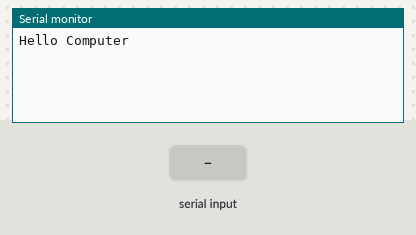
Simulated run of this sketch. Board: Arduino Mega 2560, built with avr-gcc and run on an emulated ATmega2560. On the bench: the last lines printed to the serial monitor. The inputs (shaded band) are chosen by the test bench.

Above: at 1.2 s.
1.3 s: "1" received over the second serial link
At 2.5 s:
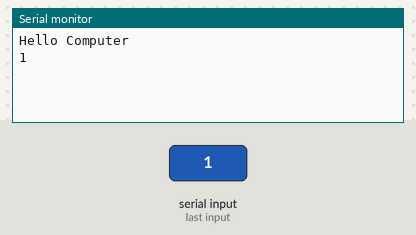
2.8 s: "0" received over the second serial link
At 3.6 s:
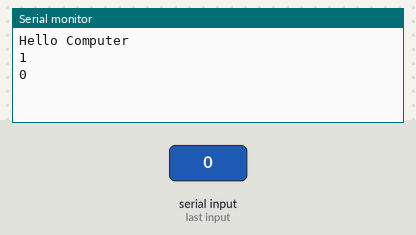

Measured:
- after the input at 1.3 s, the serial monitor: prints a new line at once (image 1)
- after the input at 2.8 s, the serial monitor: prints a new line at once (image 2)

The sketch:

XBeeRXTXTest.ino
```cpp
/*****************************************************************
XBee_Serial_Passthrough.ino

Set up a software serial port to pass data between an XBee Shield
and the serial monitor.

Hardware Hookup:
  The XBee Shield makes all of the connections you'll need
  between Arduino and XBee. If you have the shield make
  sure the SWITCH IS IN THE "DLINE" POSITION. That will connect
  the XBee's DOUT and DIN pins to Arduino pins 2 and 3.

*****************************************************************/
// We'll use SoftwareSerial to communicate with the XBee:
//#include <SoftwareSerial.h>

//SoftwareSerial XBee(17, 16); // RX, TX

void setup()
{
  // Set up both ports at 9600 baud. This value is most important
  // for the XBee. Make sure the baud rate matches the config
  // setting of your XBee.
  //XBee.begin(9600);
  Serial.begin(9600);
  Serial.println("Hello Computer");

  Serial2.begin(9600);
  Serial2.write("H");
}

void loop()
{
  if (Serial.available())
  { // If data comes in from serial monitor, send it out to XBee
    Serial2.write(Serial.read());
  }
  if (Serial2.available())
  { // If data comes in from XBee, send it out to serial monitor
    Serial.println(char(Serial2.read()));
  }
  delay(3);
}
```
